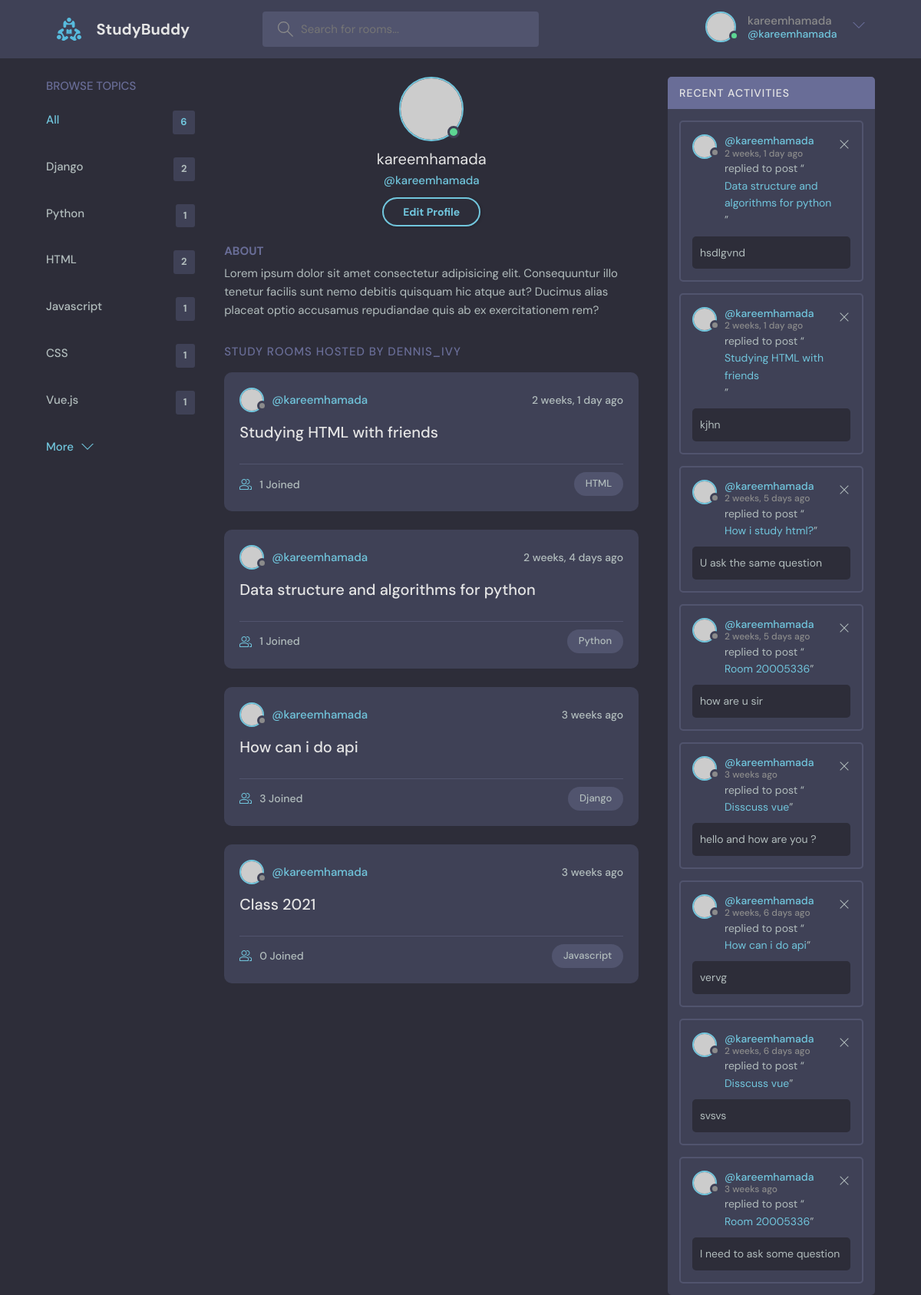
/profile/1/ (signed in), run on the app's committed database.
### starting/models.py (models this page shows, shortened)
class Topic(models.Model):
    name = models.CharField(max_length=200)

class Room(models.Model):
    host = models.ForeignKey(User,on_delete=models.SET_NULL,null=True)
    topic = models.ForeignKey(Topic,on_delete=models.SET_NULL,null=True)
    participarnts = models.ManyToManyField(User,related_name="participarnts",blank=True)
    name = models.CharField(max_length=200)
    description = models.TextField(null=True,blank=True)
    updated = models.DateTimeField(auto_now=True)
    created = models.DateTimeField(auto_now_add=True)
    class Meta:
        ordering = ['-updated', '-created']

class Mes(models.Model):
    user = models.ForeignKey(User,on_delete=models.CASCADE)
    room = models.ForeignKey(Room,on_delete=models.CASCADE)
    body = models.TextField()
    updated = models.DateTimeField(auto_now=True)
    created = models.DateTimeField(auto_now_add=True)
    class Meta:
        ordering = ['-updated', '-created']

### starting/views.py (the view)
# urls.py: path("profile/<str:id>/",views.profile,name="profile"),
@login_required(login_url="/login_page")
def profile(request,id):
    user = User.objects.get(id=id)
    topics = Topic.objects.all()
    rooms = user.room_set.all()
    mess = user.mes_set.all()
    context = {"user":user,"rooms":rooms,"topics":topics,"mess":mess}
    return render(request,"starting/profile.html",context)

### starting/templates/starting/profile.html
{% extends 'main.html' %}
{% block content %}
  <main class="profile-page layout layout--3">
    <div class="container">
      {% include "starting/topics_components.html" %}
      <div class="roomList">
        <div class="profile">
          <div class="profile__avatar">
            <div class="avatar avatar--large active">
              <img src="https://randomuser.me/api/portraits/men/11.jpg" />
            </div>
          </div>
          <div class="profile__info">
            <h3>{{request.user.username}}</h3>
            <p>@{{request.user.username}}</p>
            <a href="edit-user.html" class="btn btn--main btn--pill">Edit Profile</a>
          </div>
          <div class="profile__about">
            <h3>About</h3>
            <p>
              Lorem ipsum dolor sit amet consectetur adipisicing elit. Consequuntur illo tenetur
              facilis sunt nemo debitis quisquam hic atque aut? Ducimus alias placeat optio
              accusamus repudiandae quis ab ex exercitationem rem?
            </p>
          </div>
        </div>
        <div class="roomList__header">
          <div>
            <h2>Study Rooms Hosted by dennis_ivy</a>
            </h2>
          </div>
        </div>
        {% include 'starting/feed_components.html' %}
      </div>
      {% include "starting/activity_component.html" %}
    </div>
  </main>
{% endblock %}

### templates/main.html (shortened to what this page needs)
<!DOCTYPE html>
{% load static %}
<html lang="en">
  <head>
    <link rel="stylesheet" href="{% static 'styles/style.css' %}" />
  </head>
  <body>
      {% include "navbar.html" %}
      {% block content %}
      {% endblock %}
  </body>
</html>

### templates/navbar.html (shortened to what this page needs)
{% load static %}
<header class="header header--loggedIn">
    <div class="container">
      <a href="{% url 'home' %}" class="header__logo">
        <img src="{% static 'images/logo.svg' %}" />
        <h1>StudyBuddy</h1>
      </a>
      <form class="header__search">
        <label>
          <input placeholder="Search for rooms..." />
        </label>
      </form>
      <nav class="header__menu">
        {% if request.user.is_authenticated %}
            <div class="header__user">
            <a href="{% url 'profile' request.user.id %}">
                <div class="avatar avatar--medium active">
                <img src="https://randomuser.me/api/portraits/men/37.jpg" />
                </div>
                <p>{{request.user.username}} <span>@{{request.user.username}}</span></p>
            </a>
            <button class="dropdown-button">
                <svg version="1.1" xmlns="http://www.w3.org/2000/svg" width="32" height="32" viewBox="0 0 32 32">
                <title>chevron-down</title>
                <path d="M16 21l-13-13h-3l16 16 16-16h-3l-13 13z"></path>
                </svg>
            </button>
            </div>
        {% else %}
            <a href="{% url 'login_page' %}">
            <img src="{% static 'images/avatar.svg' %}" />
            <p>Login</p>
            </a>
        {% endif %}
      </nav>
    </div>
  </header>

### starting/templates/starting/topics_components.html
<div class="topics">
    <div class="topics__header">
      <h2>Browse Topics</h2>
    </div>
    <ul class="topics__list">
        <li>
            <a href="{% url 'home' %}" class="active">All <span>{{topics.count}}</span></a>
        </li>
        {% for topic in topics %}
            <li>
                <a href="{% url 'home'%}?q={{topic.name}}">{{topic.name}} <span>{{topic.room_set.all.count}}</span></a>
            </li>
        {% endfor %}
    </ul>
    <a class="btn btn--link" href="topics.html">
      More
      <svg version="1.1" xmlns="http://www.w3.org/2000/svg" width="32" height="32" viewBox="0 0 32 32">
        <title>chevron-down</title>
        <path d="M16 21l-13-13h-3l16 16 16-16h-3l-13 13z"></path>
      </svg>
    </a>
  </div>

### starting/templates/starting/feed_components.html (shortened to what this page needs)
{% for room in rooms %}
<div class="roomListRoom">
      <div class="roomListRoom__header">
        <a href="{% url 'profile' room.host.id %}" class="roomListRoom__author">
            <div class="avatar avatar--small">
            <img src="https://randomuser.me/api/portraits/women/11.jpg" />
            </div>
            <span>@{{room.host}}</span>
        </a>
        <div class="roomListRoom__actions">
            <span>{{room.created | timesince}} ago</span>
        </div>
      </div>
      <div class="roomListRoom__content">
        <a href="{% url 'room' room.id %}">{{room.name}}</a>
      </div>
      <div class="roomListRoom__meta">
        <a href="{% url 'room' room.id %}" class="roomListRoom__joined">
            {{room.participarnts.all.count}} Joined
        </a>
        <p class="roomListRoom__topic">{{room.topic.name}}</p>
      </div>
</div>
{% endfor %}

### starting/templates/starting/activity_component.html
<div class="activities">
    <div class="activities__header">
      <h2>Recent Activities</h2>
    </div>
    {% for mes in mess %}
        <div class="activities__box">
        <div class="activities__boxHeader roomListRoom__header">
            <a href="profile.html" class="roomListRoom__author">
                <div class="avatar avatar--small">
                    <img src="https://randomuser.me/api/portraits/women/11.jpg" />
                </div>
                <p>
                    @{{mes.user}}
                    <span>{{mes.created | timesince }} ago</span>
                </p>
            </a>
            <div class="roomListRoom__actions">
            {% if request.user == mes.user %}
                <a href="{% url 'delete_message' mes.id %}">
                    <svg version="1.1" xmlns="http://www.w3.org/2000/svg" width="32" height="32" viewBox="0 0 32 32">
                    <title>remove</title>
                    <path
                        d="M27.314 6.019l-1.333-1.333-9.98 9.981-9.981-9.981-1.333 1.333 9.981 9.981-9.981 9.98 1.333 1.333 9.981-9.98 9.98 9.98 1.333-1.333-9.98-9.98 9.98-9.981z"
                    ></path>
                    </svg>
                </a>
            {% endif %}
            </div>
        </div>
        <div class="activities__boxContent">
            <p>replied to post “<a href="{% url 'room' mes.room.id %}">{{mes.room.name}}</a>”</p>
            <div class="activities__boxRoomContent">
                {{mes.body}}
            </div>
        </div>
        </div>
    {% endfor %}
</div>

### data on the page
Topic: name "Django", room_set.all.count "2"
Topic: name "Python", room_set.all.count "1"
Topic: name "HTML", room_set.all.count "2"
Topic: name "Javascript", room_set.all.count "1"
Topic: name "CSS", room_set.all.count "1"
Topic: name "Vue.js", room_set.all.count "1"
Room: host "kareemhamada", created "2 weeks, 1 day", name "Studying HTML with friends", participarnts.all.count "1", topic.name "HTML"
Room: host "kareemhamada", created "2 weeks, 4 days", name "Data structure and algorithms for python", participarnts.all.count "1", topic.name "Python"
Room: host "kareemhamada", created "3 weeks", name "How can i do api", participarnts.all.count "3", topic.name "Django"
Room: host "kareemhamada", created "3 weeks", name "Class 2021", participarnts.all.count "0", topic.name "Javascript"
Mes: user "kareemhamada", created "2 weeks, 1 day", room.name "Data structure and algorithms for python", body "hsdlgvnd"
Mes: user "kareemhamada", created "2 weeks, 1 day", room.name "Studying HTML with friends", body "kjhn"
Mes: user "kareemhamada", created "2 weeks, 5 days", room.name "How i study html?", body "U ask the same question"
Mes: user "kareemhamada", created "2 weeks, 5 days", room.name "Room 20005336", body "how are u sir"
Mes: user "kareemhamada", created "3 weeks", room.name "Disscuss vue", body "hello and how are you ?"
Mes: user "kareemhamada", created "2 weeks, 6 days", room.name "How can i do api", body "vervg"
Mes: user "kareemhamada", created "2 weeks, 6 days", room.name "Disscuss vue", body "svsvs"
Mes: user "kareemhamada", created "3 weeks", room.name "Room 20005336", body "I need to ask some question"

### other printed values
{{ request.user.username }} "kareemhamada"
{{ topics.count }} "6"
